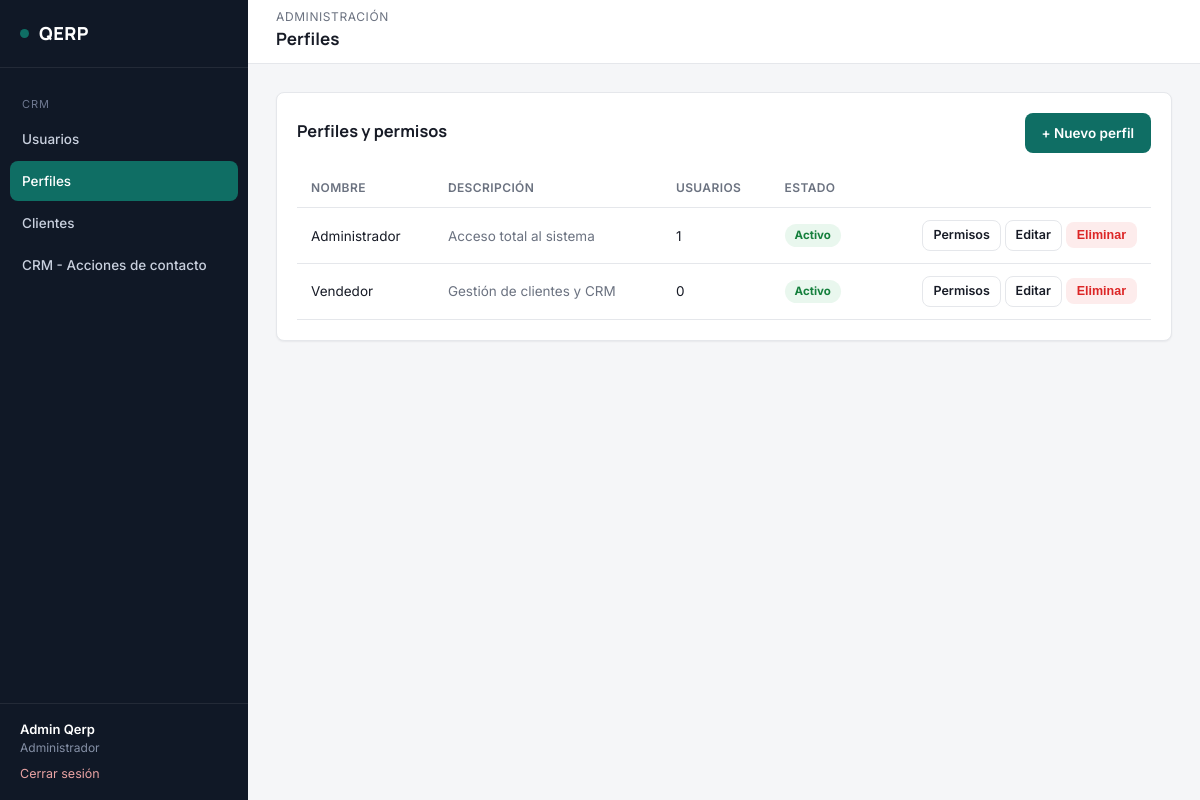
Screenshot of /modules/perfiles/index.php (signed in) with the database file from the repository.
### tables this page shows
CREATE TABLE qerp_secciones (
  id INT PRIMARY KEY AUTO_INCREMENT,
  nombre VARCHAR(100) NOT NULL,
  slug VARCHAR(100) NOT NULL UNIQUE,
  icono VARCHAR(50) DEFAULT NULL,
  orden INT DEFAULT 0
);

CREATE TABLE qerp_perfiles (
  id INT PRIMARY KEY AUTO_INCREMENT,
  nombre VARCHAR(50) NOT NULL,
  descripcion VARCHAR(255) DEFAULT NULL,
  activo TINYINT(1) NOT NULL DEFAULT 1,
  creado_en DATETIME DEFAULT CURRENT_TIMESTAMP
);

### includes/funciones.php (called while the page is built, shortened)
<?php
function estaLogueado(): bool
{
    return isset($_SESSION['usuario_id']);
}
function usuarioActual(): ?array
{
    return [
        'id'         => $_SESSION['usuario_id'],
        'nombre'     => $_SESSION['usuario_nombre'],
        'apellido'   => $_SESSION['usuario_apellido'],
        'mail'       => $_SESSION['usuario_mail'],
        'perfil_id'  => $_SESSION['perfil_id'],
        'perfil'     => $_SESSION['perfil_nombre'],
    ];
}
function tienePermiso(PDO $pdo, string $slugSeccion, string $accion = 'ver'): bool
{
    $accionesValidas = ['ver', 'crear', 'editar', 'eliminar'];
    static $cache = [];
    $clave = $_SESSION['perfil_id'] . '-' . $slugSeccion;
    if (!isset($cache[$clave])) {
        $stmt = $pdo->prepare(
            "SELECT pp.ver, pp.crear, pp.editar, pp.eliminar
             FROM qerp_perfil_permisos pp
             INNER JOIN qerp_secciones s ON s.id = pp.seccion_id
             WHERE pp.perfil_id = :perfil_id AND s.slug = :slug
             LIMIT 1"
        );
        $stmt->execute([
            ':perfil_id' => $_SESSION['perfil_id'],
            ':slug'      => $slugSeccion,
        ]);
        $cache[$clave] = $stmt->fetch() ?: ['ver' => 0, 'crear' => 0, 'editar' => 0, 'eliminar' => 0];
    }
    return (bool) $cache[$clave][$accion];
}
function requerirPermiso(PDO $pdo, string $slugSeccion, string $accion = 'ver'): void
{
    if (!tienePermiso($pdo, $slugSeccion, $accion)) {
        http_response_code(403);
        include __DIR__ . '/../includes/403.php';
        exit;
    }
}
function e(?string $valor): string
{
    return htmlspecialchars($valor ?? '', ENT_QUOTES, 'UTF-8');
}
function obtenerSeccionesMenu(PDO $pdo): array
{
    $stmt = $pdo->query('SELECT * FROM qerp_secciones ORDER BY orden ASC');
    return $stmt->fetchAll();
}

### modules/perfiles/index.php (the view, shortened to what this page needs)
<?php
require_once __DIR__ . '/../../config/conexion.php';
require_once __DIR__ . '/../../includes/funciones.php';
requerirPermiso($pdo, 'perfiles', 'ver');
$tituloPagina = 'Perfiles';
$eyebrowPagina = 'Administración';
$slugSeccionActual = 'perfiles';
$puedeCrear  = tienePermiso($pdo, 'perfiles', 'crear');
$puedeEditar = tienePermiso($pdo, 'perfiles', 'editar');
$puedeBorrar = tienePermiso($pdo, 'perfiles', 'eliminar');
$perfiles = $pdo->query(
    "SELECT p.*, (SELECT COUNT(*) FROM qerp_usuarios u WHERE u.perfil_id = p.id) AS cant_usuarios
     FROM qerp_perfiles p ORDER BY p.nombre"
)->fetchAll();
include __DIR__ . '/../../includes/header.php';
?>
<div class="card">
    <div class="card-header">
        <h3>Perfiles y permisos</h3>
        <?php if ($puedeCrear): ?>
            <a href="nuevo.php" class="btn btn-primary">+ Nuevo perfil</a>
        <?php endif; ?>
    </div>
    <table class="tabla-qerp">
        <thead>
            <tr>
                <th>Nombre</th>
                <th>Descripción</th>
                <th>Usuarios</th>
                <th>Estado</th>
                <th></th>
            </tr>
        </thead>
        <tbody>
            <?php foreach ($perfiles as $p): ?>
            <tr>
                <td><?= e($p['nombre']) ?></td>
                <td style="color:var(--muted);"><?= e($p['descripcion'] ?? '') ?></td>
                <td><?= (int) $p['cant_usuarios'] ?></td>
                <td>
                    <span class="badge <?= $p['activo'] ? 'badge-activo' : 'badge-inactivo' ?>">
                        <?= $p['activo'] ? 'Activo' : 'Inactivo' ?>
                    </span>
                </td>
                <td style="text-align:right;white-space:nowrap;">
                    <?php if ($puedeEditar): ?>
                        <a href="permisos.php?id=<?= (int) $p['id'] ?>" class="btn btn-outline btn-sm">Permisos</a>
                        <a href="editar.php?id=<?= (int) $p['id'] ?>" class="btn btn-outline btn-sm">Editar</a>
                    <?php endif; ?>
                    <?php if ($puedeBorrar): ?>
                        <form method="post" action="eliminar.php" style="display:inline;"
                              onsubmit="return confirm('¿Eliminar este perfil? Los usuarios que lo tengan quedarán sin perfil asignado.');">
                            <button type="submit" class="btn btn-danger btn-sm">Eliminar</button>
                        </form>
                    <?php endif; ?>
                </td>
            </tr>
            <?php endforeach; ?>
        </tbody>
    </table>
</div>
<?php include __DIR__ . '/../../includes/footer.php'; ?>

### includes/header.php (shortened to what this page needs)
<!DOCTYPE html>
<html lang="es">
<head>
    <link rel="stylesheet" href="<?= QERP_URL_BASE ?>/assets/css/style.css">
</head>
<body>
<div class="qerp-shell">
    <?php include __DIR__ . '/sidebar.php'; ?>
    <div class="qerp-main">
        <header class="qerp-header">
            <div>
                <?php if (!empty($eyebrowPagina)): ?>
                    <div class="eyebrow"><?= e($eyebrowPagina) ?></div>
                <?php endif; ?>
                <h1><?= e($tituloPagina ?? '') ?></h1>
            </div>
        </header>
        <main class="qerp-content">

### includes/sidebar.php (shortened to what this page needs)
<?php
$usuario = usuarioActual();
$secciones = obtenerSeccionesMenu($pdo);
$slugActual = $slugSeccionActual ?? '';
?>
<aside class="qerp-sidebar" id="qerpSidebar">
    <div class="brand">
        <span class="dot"></span> QERP
    </div>
    <nav class="qerp-nav">
        <div class="seccion-titulo">CRM</div>
        <?php foreach ($secciones as $s): ?>
            <a href="<?= QERP_URL_BASE ?>/modules/<?= e($s['slug']) ?>/index.php"
               class="<?= $slugActual === $s['slug'] ? 'activo' : '' ?>">
                <?= e($s['nombre']) ?>
            </a>
        <?php endforeach; ?>
    </nav>
    <div class="usuario-box">
        <div class="nombre"><?= e($usuario['nombre'] . ' ' . $usuario['apellido']) ?></div>
        <div class="perfil"><?= e($usuario['perfil']) ?></div>
        <a class="salir" href="<?= QERP_URL_BASE ?>/login/logout.php">Cerrar sesión</a>
    </div>
</aside>

### includes/footer.php
        </main>
    </div>
</div>
</body>
</html>

### assets/css/style.css (style rules this page uses)
:root { --bg: #F5F6F8; --surface: #FFFFFF; --ink: #171B26; --muted: #6B7280; --border: #E5E7EB; --navy: #101826; --navy-light: #1B2436; --navy-hover: #232E45; --accent: #0F6E64; --accent-light: #E4F2F0; --accent-hover: #0C5A52; --danger: #DC2626; --danger-light: #FDECEC; --success: #15803D; --success-light: #E9F7EE; --warning: #B45309; --warning-light: #FEF3E2; --radius: 8px; --shadow-sm: 0 1px 2px rgba(16, 24, 38, 0.06); --shadow-md: 0 4px 16px rgba(16, 24, 38, 0.08); --sidebar-w: 248px; --header-h: 64px; }
* { box-sizing: border-box; }
html, body { margin: 0; padding: 0; background: var(--bg); color: var(--ink); font-family: 'Inter', -apple-system, BlinkMacSystemFont, 'Segoe UI', sans-serif; font-size: 14px; line-height: 1.5; }
h1, h2, h3, h4 { font-family: 'Manrope', 'Inter', sans-serif; font-weight: 700; color: var(--ink); margin: 0 0 4px 0; }
a { color: var(--accent); text-decoration: none; }
.qerp-shell { display: flex; min-height: 100vh; }
.qerp-sidebar { width: var(--sidebar-w); background: var(--navy); color: #C9D0DE; flex-shrink: 0; position: fixed; top: 0; left: 0; bottom: 0; display: flex; flex-direction: column; }
.qerp-sidebar .brand { display: flex; align-items: center; gap: 10px; padding: 20px; font-family: 'Manrope', sans-serif; font-weight: 800; font-size: 18px; color: #fff; letter-spacing: 0.5px; border-bottom: 1px solid rgba(255,255,255,0.08); }
.qerp-sidebar .brand .dot { width: 9px; height: 9px; border-radius: 50%; background: var(--accent); display: inline-block; }
.qerp-nav { padding: 16px 10px; flex: 1; overflow-y: auto; }
.qerp-nav .seccion-titulo { text-transform: uppercase; font-size: 11px; letter-spacing: 1px; color: #6E7890; padding: 12px 12px 6px; }
.qerp-nav a { display: flex; align-items: center; gap: 10px; padding: 10px 12px; border-radius: var(--radius); color: #C9D0DE; font-weight: 500; font-size: 13.5px; margin-bottom: 2px; }
.qerp-nav a.activo { background: var(--accent); color: #fff; }
.qerp-sidebar .usuario-box { padding: 16px 20px; border-top: 1px solid rgba(255,255,255,0.08); font-size: 13px; }
.qerp-sidebar .usuario-box .nombre { color: #fff; font-weight: 600; }
.qerp-sidebar .usuario-box .perfil { color: #8590A6; font-size: 12px; }
.qerp-sidebar .usuario-box a.salir { display: inline-block; margin-top: 8px; color: #E9A3A3; font-size: 12.5px; }
.qerp-main { margin-left: var(--sidebar-w); flex: 1; display: flex; flex-direction: column; min-height: 100vh; }
.qerp-header { height: var(--header-h); background: var(--surface); border-bottom: 1px solid var(--border); display: flex; align-items: center; justify-content: space-between; padding: 0 28px; position: sticky; top: 0; z-index: 10; }
.qerp-header h1 { font-size: 17px; }
.qerp-header .eyebrow { font-size: 12px; color: var(--muted); text-transform: uppercase; letter-spacing: 0.6px; }
.qerp-content { padding: 28px; flex: 1; }
.card { background: var(--surface); border: 1px solid var(--border); border-radius: var(--radius); box-shadow: var(--shadow-sm); padding: 20px; }
.card-header { display: flex; align-items: center; justify-content: space-between; margin-bottom: 16px; }
.btn { display: inline-flex; align-items: center; gap: 6px; padding: 9px 16px; border-radius: var(--radius); border: 1px solid transparent; font-size: 13.5px; font-weight: 600; cursor: pointer; text-decoration: none !important; }
.btn-primary { background: var(--accent); color: #fff; }
.btn-outline { background: transparent; border-color: var(--border); color: var(--ink); }
.btn-danger { background: var(--danger-light); color: var(--danger); }
.btn-sm { padding: 5px 10px; font-size: 12.5px; }
table.tabla-qerp { width: 100%; border-collapse: collapse; font-size: 13.5px; }
.tabla-qerp th { text-align: left; color: var(--muted); font-weight: 600; font-size: 12px; text-transform: uppercase; letter-spacing: 0.4px; padding: 10px 14px; border-bottom: 1px solid var(--border); }
.tabla-qerp td { padding: 12px 14px; border-bottom: 1px solid var(--border); color: var(--ink); }
.badge { display: inline-block; padding: 3px 10px; border-radius: 20px; font-size: 11.5px; font-weight: 700; }
.badge-activo, .badge-completado { background: var(--success-light); color: var(--success); }

### rows the page displays
qerp_secciones: nombre "Usuarios"
qerp_secciones: nombre "Perfiles"
qerp_secciones: nombre "Clientes"
qerp_secciones: nombre "CRM - Acciones de contacto"
qerp_perfiles: nombre "Administrador", descripcion "Acceso total al sistema", cant_usuarios "1", activo "Activo"
qerp_perfiles: nombre "Vendedor", descripcion "Gestión de clientes y CRM", cant_usuarios "0", activo "Activo"

### other values shown
$usuario['nombre'] . ' ' . $usuario['apellido'] "Admin Qerp"
$eyebrowPagina "ADMINISTRACIÓN"
$tituloPagina "Perfiles"
